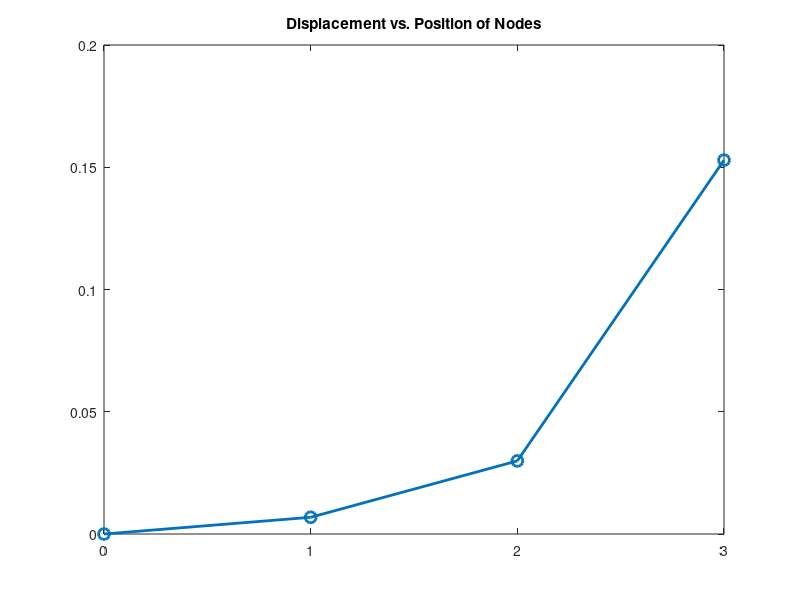

MATLAB code to generate this figure: (Note: this script raises an error after producing the figure.)
%----------------------------------------
% MTE 204 - Project 2
% Project 2: 2D Truss
% Question: 2
%----------------------------------------

%----------------------------------------
% Truss Displacement Calculation
%----------------------------------------
% Note: All units are in N and m for calculations; output is in cm
format long; % Set the display format to show more digits

%----------------------------------------
% Input Parameters
%----------------------------------------
E = 207000; % Young's Modulus in MPa
% Cross-sectional stiffness values for each element
% Dimensions of the bar (converted to consistent units in cm)
r1 = 1.5; % Radius of element 1 (cm)
L1 = 10;  % Length of element 1 (cm)

r2 = 1.0; % Radius of element 2 (cm)
L2 = 15;  % Length of element 2 (cm)

r3 = 0.5; % Radius of element 3 (cm)
L3 = 20;  % Length of element 3 (cm)

% Cross-sectional areas of each element
A1 = pi * r1^2; % Cross-sectional area of element 1 (cm^2)
A2 = pi * r2^2; % Cross-sectional area of element 2 (cm^2)
A3 = pi * r3^2; % Cross-sectional area of element 3 (cm^2)

% Stiffness values for each element
k1 = (A1 * E) / L1; % Stiffness of element 1 (N/cm)
k2 = (A2 * E) / L2; % Stiffness of element 2 (N/cm)
k3 = (A3 * E) / L3; % Stiffness of element 3 (N/cm)

%----------------------------------------
% Global Stiffness Matrix Assembly
%----------------------------------------
% K1 is the global stiffness matrix, accounting for the connectivity of
% all elements and their contributions to the nodes.
K1 = [
    k1,     -k1,      0,      0;
   -k1,  k1 + k2,  -k2,      0;
     0,    -k2,  k2 + k3,  -k3;
     0,      0,    -k3,    k3;
];

%----------------------------------------
% Force Vector
%----------------------------------------
% F1 represents the external forces applied to the nodes.
% Here, only the last node (Node 4) has a force of 1000 N applied.
F1 = [0; 0; 0; 1000];

%----------------------------------------
% Apply Boundary Conditions
%----------------------------------------
% The first node is fixed, meaning its displacement is 0. This requires
% removing the first row and column of the stiffness matrix (K1) and the
% first value of the force vector (F1).
K1_mod = K1(2:end, 2:end); % Reduced stiffness matrix
F1_mod = F1(2:end);        % Reduced force vector

%----------------------------------------
% Solve for Displacements
%----------------------------------------
% Solve the system of linear equations using mldivide: K1_mod * X1_mod = F1_mod
% X1_mod contains the displacements of the free nodes (Nodes 2, 3, and 4).
% The mldivide method automatically selects the appropriate solver based on the matrix properties
% and therefore this will find the most effective method of solving the equation.
X1_mod = K1_mod \ F1_mod;

% Reconstruct the full displacement vector, adding 0 for the fixed node
X1 = [0; X1_mod];  % Full displacement vector (Node 1 displacement = 0)

% Convert the displacements from mm to cm for clarity
X1_cm = X1 / 10; % Convert mm to cm

%----------------------------------------
% Display Node Displacements
%----------------------------------------
disp('Displacements of Nodes (cm):');
for i = 1:length(X1_cm)
    fprintf('Node %d: %.7f cm\n', i, X1_cm(i));
end

% Display the displacement of the last node explicitly
disp('Displacement of Node 4 (cm):');
disp(X1_cm(4));

%----------------------------------------
% Plot Displacement vs Position
%----------------------------------------
positions = 0:length(X1)-1; % Node positions (indices starting from 0)
figure;
plot(positions, X1, '-o', 'LineWidth', 2, 'MarkerSize', 8);
title('Displacement vs. Position of Nodes');
xticks(0:3);                % Specify integer tick positions for x-axis
xticklabels(string(0:3));   % Explicitly set integer labels
xlabel('Position (Nodes)');
ylabel('Displacement (mm)');
grid on;
